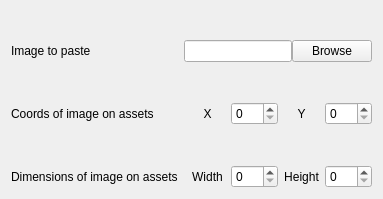
           <widget class="QWidget" name="insertParamsTab" native="true">
            <attribute name="title">
             <string>Paste</string>
            </attribute>
            <layout class="QFormLayout" name="formLayout_3">
             <property name="verticalSpacing">
              <number>40</number>
             </property>
             <property name="topMargin">
              <number>40</number>
             </property>
             <item row="0" column="0">
              <widget class="QLabel" name="label_32">
               <property name="text">
                <string>Image to paste</string>
               </property>
              </widget>
             </item>
             <item row="0" column="1">
              <layout class="QHBoxLayout" name="horizontalLayout_20">
               <item>
                <widget class="QLineEdit" name="insertImgPath"/>
               </item>
               <item>
                <widget class="QPushButton" name="insertBrowseImgBtn">
                 <property name="text">
                  <string>Browse</string>
                 </property>
                </widget>
               </item>
              </layout>
             </item>
             <item row="1" column="0">
              <widget class="QLabel" name="label_13">
               <property name="text">
                <string>Coords of image on assets</string>
               </property>
              </widget>
             </item>
             <item row="1" column="1">
              <layout class="QHBoxLayout" name="horizontalLayout_18">
               <item>
                <widget class="QLabel" name="label_26">
                 <property name="text">
                  <string>X</string>
                 </property>
                 <property name="alignment">
                  <set>Qt::AlignCenter</set>
                 </property>
                </widget>
               </item>
               <item>
                <widget class="QSpinBox" name="insertFgX"/>
               </item>
               <item>
                <widget class="QLabel" name="label_29">
                 <property name="text">
                  <string>Y</string>
                 </property>
                 <property name="alignment">
                  <set>Qt::AlignCenter</set>
                 </property>
                </widget>
               </item>
               <item>
                <widget class="QSpinBox" name="insertFgY"/>
               </item>
              </layout>
             </item>
             <item row="2" column="0">
              <widget class="QLabel" name="label_12">
               <property name="text">
                <string>Dimensions of image on assets</string>
               </property>
              </widget>
             </item>
             <item row="2" column="1">
              <layout class="QHBoxLayout" name="horizontalLayout_21">
               <item>
                <widget class="QLabel" name="label_33">
                 <property name="text">
                  <string>Width</string>
                 </property>
                 <property name="alignment">
                  <set>Qt::AlignCenter</set>
                 </property>
                </widget>
               </item>
               <item>
                <widget class="QSpinBox" name="insertFgW"/>
               </item>
               <item>
                <widget class="QLabel" name="label_34">
                 <property name="text">
                  <string>Height</string>
                 </property>
                 <property name="alignment">
                  <set>Qt::AlignCenter</set>
                 </property>
                </widget>
               </item>
               <item>
                <widget class="QSpinBox" name="insertFgH"/>
               </item>
              </layout>
             </item>
            </layout>
           </widget>
